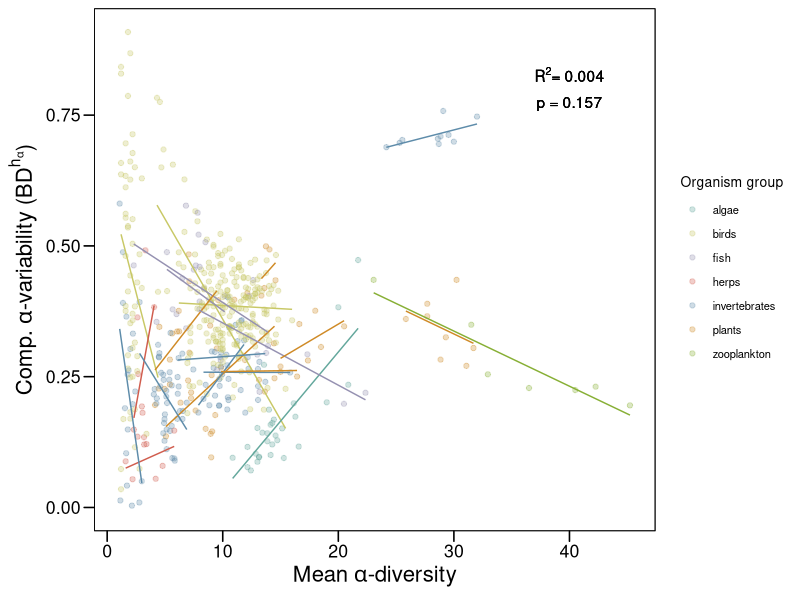
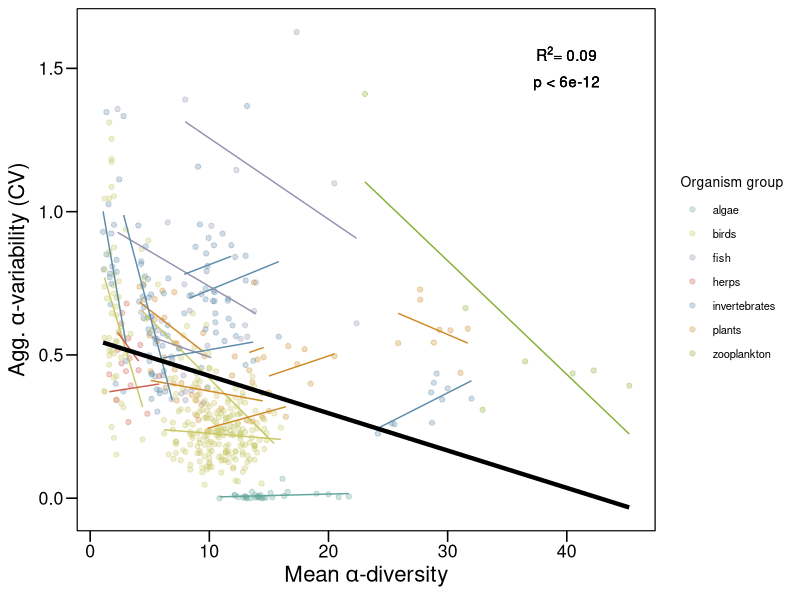
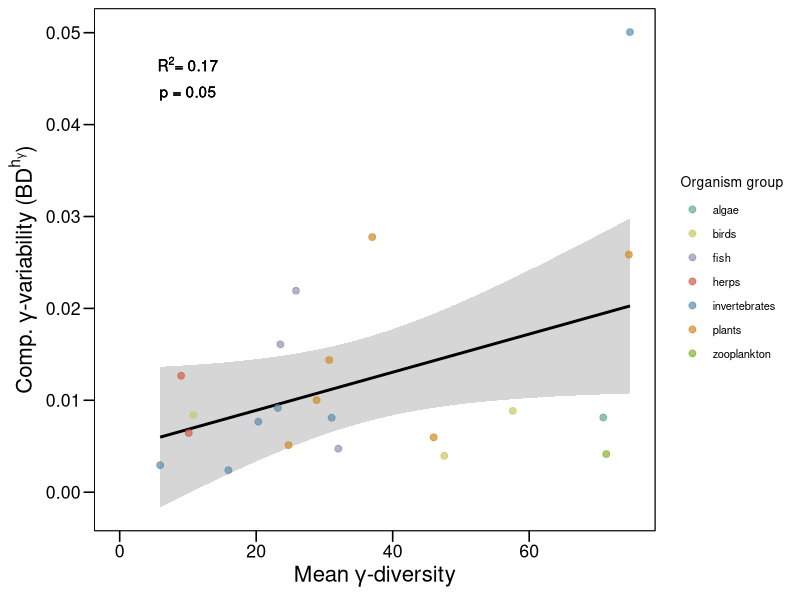
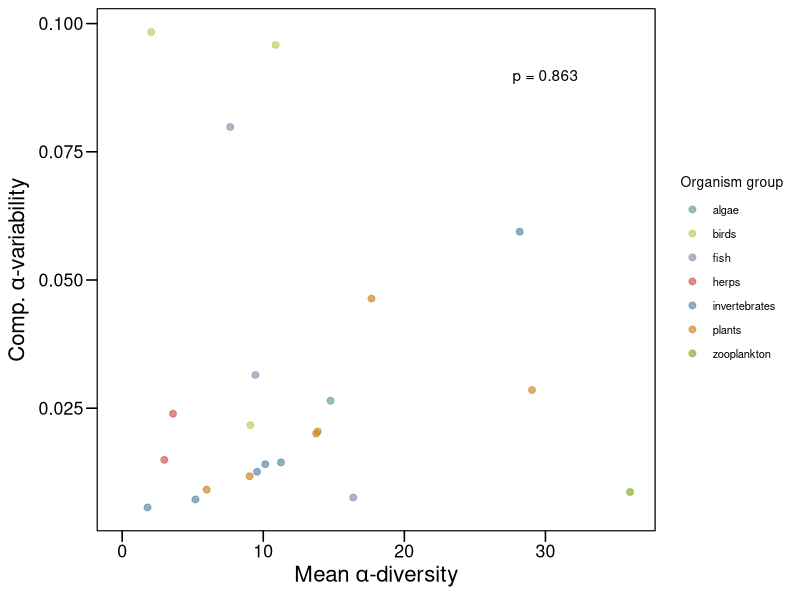
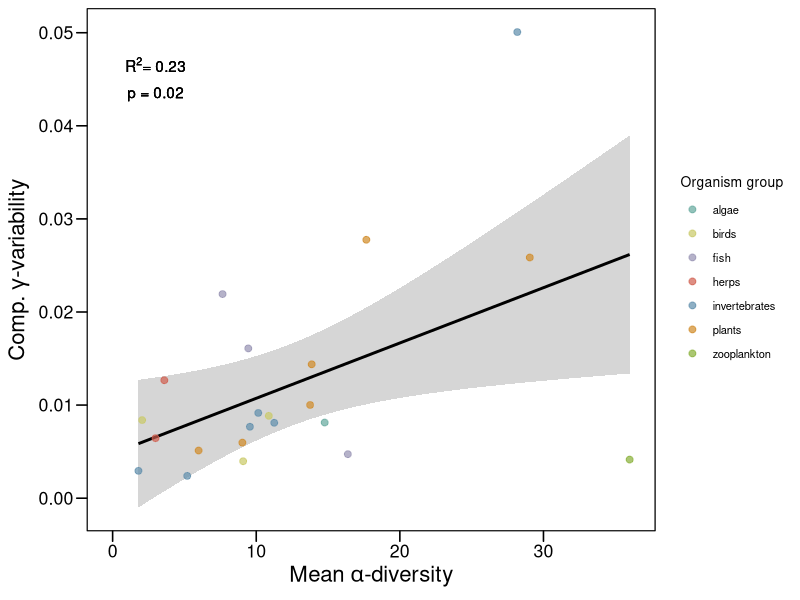
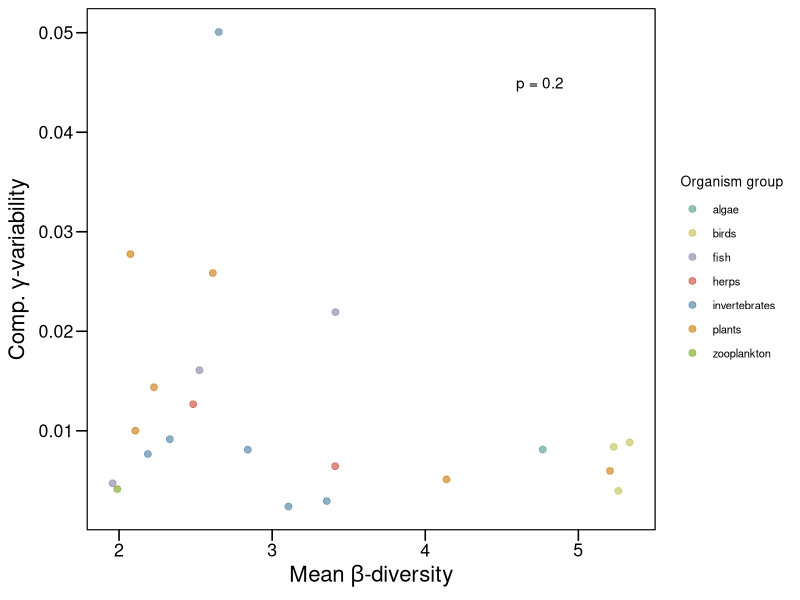
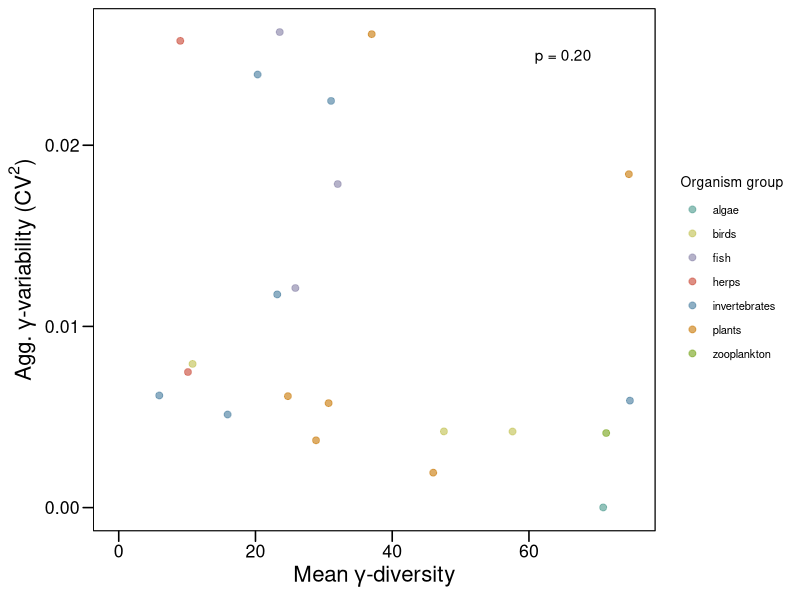
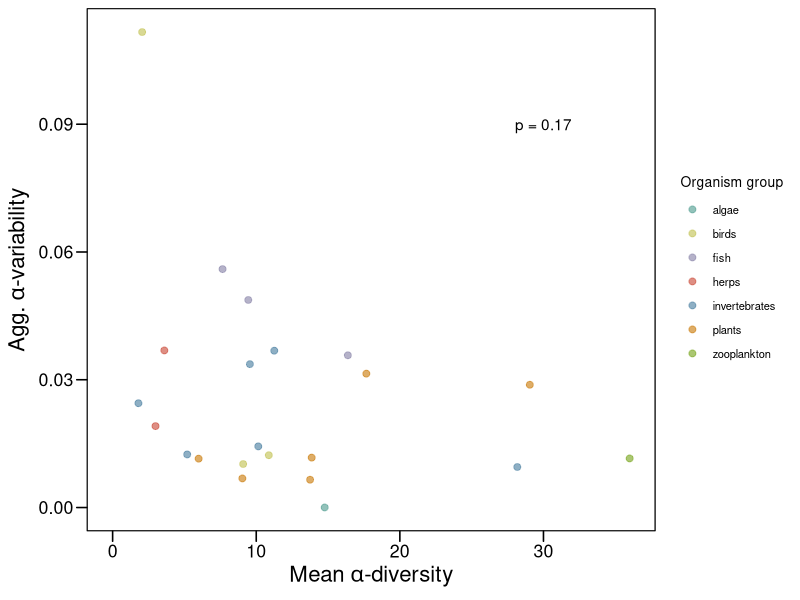

The R script that drew these images, in order:
library(here)
library(tidyverse)
library(ggthemes)
library(patchwork)
library(broom)
library(ggrepel)

theme_set(theme_base() + 
            theme(plot.background = element_blank(),
                  legend.title = element_text(size = 10),
                  legend.text = element_text(size = 8)))

pal <- colorspace::darken(RColorBrewer::brewer.pal(n = 10, name = "Set3"), amount = .2)

# 1. IMPORT DATA SETS ------------------------------------------------------------
metacom_var <- read_csv(here("Manuscripts/MS3/data/L4_metacommunity_variability_analysis_results_2022-02-10.csv"))
local_var <- read_csv(here("Manuscripts/MS3/data/L4_local_variability_analysis_results_2022-02-10.csv"))
env_var <- read_csv(here("Manuscripts/MS3/data/lter_centroid_satdata.csv"))
data_list <- read_csv(here("Manuscripts/MS3/data/L3_DATA_list.csv"))

metacom_var <- data_list %>% 
  rename(dataset_file_name = l3_filename) %>% 
  left_join(metacom_var, by = "dataset_file_name")

organism_group_key <- (metacom_var %>% 
    select(dataset_id, organism_group)) %>% distinct()

local_var <- data_list %>% 
  rename(dataset_file_name = l3_filename) %>% 
  left_join(local_var, by = "dataset_file_name")

unique(local_var$dataset_id) #33
unique(metacom_var$dataset_id) #33

# set up data frames

metacom_divstab_comp_dat <- metacom_var %>% select(dataset_id, `LTER site`, organism_group, variability_type, standardization_method, metric, metric_value) %>% 
  filter(standardization_method == "h") %>% 
  pivot_wider(names_from = "metric", values_from = "metric_value") %>% 
  left_join(metacom_var %>% 
              filter(variability_type == "divpart_time_series") %>% 
              select(dataset_id, metric, metric_value) %>% 
              pivot_wider(names_from = "metric", values_from = "metric_value"), 
            by = "dataset_id")

metacom_divstab_agg_dat <- metacom_var %>% select(dataset_id, `LTER site`, organism_group, variability_type, metric, metric_value) %>% 
  filter(variability_type == "agg") %>% 
  pivot_wider(names_from = "metric", values_from = "metric_value") %>% 
  left_join(metacom_var %>% 
              filter(variability_type == "divpart_time_series") %>% 
              select(dataset_id, metric, metric_value) %>% 
              pivot_wider(names_from = "metric", values_from = "metric_value"), 
            by = "dataset_id")

sum(metacom_divstab_agg_dat$dataset_id %in% metacom_divstab_comp_dat$dataset_id)

local_var <- local_var %>% filter(dataset_id %in% metacom_divstab_agg_dat$dataset_id)

local_divstab_regs <-  local_var %>% 
  select(dataset_id, `LTER site`, SITE_ID, organism_group, metric, metric_value) %>% 
  pivot_wider(names_from = "metric", values_from = "metric_value")


# 2. LOCAL DIVERSITY STABILITY -----------------------------------------------
# This shows patterns within metacommunities about local community richness and variability
# Then compares across all sites, to show that sometimes these local relationships are stronger than others

local_div_stab_comp_alpha_mod <- lm(BD ~ site_mean_alpha_div, data = local_divstab_regs)
local_div_stab_comp_alpha_fit <- glance(local_div_stab_comp_alpha_mod)
(p_val <- as.character(round(local_div_stab_comp_alpha_fit$p.value,2))) # 0.16
(r2 <- as.character(round(local_div_stab_comp_alpha_fit$r.squared,2))) # 0.


local_divstab_comp_fig <- local_var %>% select(dataset_id, `LTER site`, SITE_ID, organism_group, metric, metric_value) %>% 
  pivot_wider(names_from = "metric", values_from = "metric_value") %>% 
                          
  ggplot(aes(x = site_mean_alpha_div, y = BD)) + 
  geom_point(mapping = aes(group = dataset_id, color = organism_group), alpha = 0.3) + 
  geom_smooth(mapping = aes(group= dataset_id, color = organism_group), method = "lm",size=0.5, se = F, show.legend = FALSE) + 
  #geom_smooth(method = "lm", se = F, color = "black", size = 2, linetype = "dashed") +
  labs(x = expression(paste("Mean ", alpha, "-diversity")), y = expression(paste("Comp. ", alpha, "-variability (", BD^h[alpha],")")), color = "Organism group") + 
  scale_color_manual(values = pal) +
  annotate("text", x = 40, y = 0.8, label = bquote(atop(paste(R^2, "= 0.004", ),
                                                        "p = 0.157")))
local_divstab_comp_fig


local_div_stab_agg_alpha_mod <- lm(CV ~ site_mean_alpha_div, data = local_divstab_regs)
local_div_stab_agg_alpha_fit <- glance(local_div_stab_agg_alpha_mod)
(p_val <- as.character(round(local_div_stab_agg_alpha_fit$p.value,2))) # 0.
(r2 <- as.character(round(local_div_stab_agg_alpha_fit$r.squared,2))) # 0.09

local_divstab_agg_fig <- local_var %>% select(dataset_id, `LTER site`, SITE_ID, organism_group, metric, metric_value) %>% 
  pivot_wider(names_from = "metric", values_from = "metric_value") %>% 
  
  ggplot(aes(x = site_mean_alpha_div, y = CV)) + 
  geom_point(mapping = aes(group = dataset_id, color = organism_group), alpha = 0.3) + 
  geom_smooth(mapping = aes(group = dataset_id, color = organism_group), method = "lm", size =0.5, se = F, show.legend = FALSE) + 
  geom_smooth(method = "lm", se = F, color = "black", size = 1.5) +
  labs(x = expression(paste("Mean ", alpha, "-diversity")), y = expression(paste("Agg. ", alpha, "-variability (CV)")), color = "Organism group") + 
  scale_color_manual(values = pal) +
  annotate("text", x = 40, y = 1.5, label = bquote(atop(paste(R^2, "= 0.09", ),
                                                          "p < 6e-12")))
local_divstab_agg_fig


local_divstab_fig <- local_divstab_agg_fig + local_divstab_comp_fig + 
  plot_layout(ncol = 1, guides = "collect") + plot_annotation(tag_levels = "A")
ggsave(filename = here("Manuscripts/MS3/figs/local_divstab_fig.png"), plot = local_divstab_fig, dpi = 600, width = 6, height = 6*3/4*2, bg = "white")



# 3. REGIONAL DIVERSITY STABILITY ------------------------------------------------
# What happens when we look at the regional scale?
# Do we see richness-variability relationships with composition and aggregate at across metacommunities?

div_stab_comp_gamma_mod <- (lm(gamma_var_rate ~ gamma_div_mean, data = metacom_divstab_comp_dat))
div_stab_comp_beta_mod <- (lm(phi_var ~ beta_div_mean, data = metacom_divstab_comp_dat))
div_stab_comp_alpha_mod <- (lm(alpha_var_rate ~ alpha_div_mean, data = metacom_divstab_comp_dat))
div_stab_comp_alpha_gamma_mod <- (lm(gamma_var_rate ~ alpha_div_mean, data = metacom_divstab_comp_dat))
div_stab_comp_beta_gamma_mod <- (lm(gamma_var_rate ~ beta_div_mean, data = metacom_divstab_comp_dat))




div_stab_agg_gamma_mod <- (lm(gamma_var_rate ~ gamma_div_mean, data = metacom_divstab_agg_dat))
div_stab_agg_beta_mod <- (lm(phi_var ~ beta_div_mean, data = metacom_divstab_agg_dat))
div_stab_agg_alpha_mod <- (lm(alpha_var_rate ~ alpha_div_mean, data = metacom_divstab_agg_dat))
div_stab_agg_alpha_gamma_mod <- (lm(gamma_var_rate ~ alpha_div_mean, data = metacom_divstab_agg_dat))
div_stab_agg_beta_gamma_mod <- (lm(gamma_var_rate ~ beta_div_mean, data = metacom_divstab_agg_dat))


# regional compositional variability

div_stab_comp_gamma_fit <- glance(div_stab_comp_gamma_mod)
(p_val <- as.character(round(div_stab_comp_gamma_fit$p.value,2))) # 0.05
(r2 <- as.character(round(div_stab_comp_gamma_fit$r.squared,2))) # 0.17

(div_stab_gamma_h <- metacom_divstab_comp_dat %>% 
    ggplot(aes(x = gamma_div_mean, y = gamma_var_rate, label = `LTER site`)) +
    stat_smooth(method = "lm", se = T, size = 1, color = "black") +
    geom_point(size = 2, alpha = 0.7, mapping = aes(color = organism_group)) +
    #geom_label_repel(size = 2) +
    labs(x = expression(paste("Mean ", gamma, "-diversity")),
         y = expression(paste("Comp. ", gamma, "-variability (", BD^h [gamma], ")")),
         color = "Organism group")  +
    #scale_x_log10() +
    scale_color_manual(values = pal, drop = FALSE) +
    annotate("text", x = 10, y = 0.045, label = bquote(atop(paste(R^2, "= 0.17", ),
                                                            "p = 0.05")))
  #ggsave("ESA_2019/figs/variability_alpha-gamma.png", width = 6, height = 4, units = "in", dpi = 600)
)


div_stab_comp_alpha_fit <- glance(div_stab_comp_alpha_mod)
(p_val <- as.character(round(div_stab_comp_alpha_fit$p.value,2))) # 0.86
(r2 <- as.character(round(div_stab_comp_alpha_fit$r.squared,2))) # 0.
(div_stab_alpha_h <- metacom_divstab_comp_dat %>% 
    ggplot(aes(x = alpha_div_mean, y = alpha_var_rate, label = `LTER site`)) +
    #stat_smooth(method = "lm", se = T, size = 1, color = "black") +
    geom_point(size = 2, alpha = 0.7, mapping = aes(color = organism_group)) +
    #geom_label_repel(size = 2) +
    labs(x = expression(paste("Mean ", alpha, "-diversity")),
         y = expression(paste("Comp. ", alpha, "-variability")),
         color = "Organism group") +
    scale_color_manual(values = pal, drop = FALSE) +
    #scale_x_log10() +
    annotate("text", x = 30, y = 0.09, label = "p = 0.863")
  #ggsave("ESA_2019/figs/variability_alpha-gamma.png", width = 6, height = 4, units = "in", dpi = 600)
)


div_stab_alpha_gamma_fit <- glance(div_stab_comp_alpha_gamma_mod)
div_stab_alpha_gamma_fit$p.value # 0.023
div_stab_alpha_gamma_fit$r.squared # 0.232
(div_stab_alpha_gamma_h <- metacom_divstab_comp_dat %>% 
    ggplot(aes(x = alpha_div_mean, y = gamma_var_rate, label = `LTER site`)) +
    stat_smooth(method = "lm", se = T, size = 1, color = "black") +
    geom_point(size = 2, alpha = 0.7, mapping = aes(color = organism_group)) +
    #geom_label_repel(size = 2) +
    labs(x = expression(paste("Mean ", alpha, "-diversity")),
         y = expression(paste("Comp. ", gamma, "-variability")),
         color = "Organism group") +
    scale_color_manual(values = pal, drop = FALSE) +
    #scale_x_log10()  +
    annotate("text", x = 3, y = 0.045, label = bquote(atop(paste(R^2, "= 0.23"),
                                                           "p = 0.02")))  #ggsave("ESA_2019/figs/variability_alpha-gamma.png", width = 6, height = 4, units = "in", dpi = 600)
)

div_stab_beta_gamma_fit <- glance(div_stab_comp_beta_gamma_mod)
div_stab_beta_gamma_fit$p.value # 0.2
div_stab_beta_gamma_fit$r.squared
(div_stab_beta_h <- metacom_divstab_comp_dat %>% 
    ggplot(aes(x = beta_div_mean, y = gamma_var_rate, label = `LTER site`)) +
    #stat_smooth(method = "lm", se = T, size = 1, color = "black") +
    geom_point(size = 2, alpha = 0.7, mapping = aes(color = organism_group)) +
    scale_color_manual(values = pal, drop = FALSE) +
    #geom_label_repel(size = 2) +
    labs(x = expression(paste("Mean ", beta, "-diversity")),
         y = expression(paste("Comp. ", gamma, "-variability")),
         color = "Organism group") +
    annotate("text", x = 4.75, y = 0.045, label = bquote("p = 0.2"))
  #ggsave("ESA_2019/figs/variability_alpha-gamma.png", width = 6, height = 4, units = "in", dpi = 600)
)

# regional aggregate variability
div_stab_gamma_agg_fit <- glance(div_stab_agg_gamma_mod)
div_stab_gamma_agg_fit$p.value # 0.202
div_stab_gamma_agg_fit$r.squared # 0.08
(div_stab_gamma_agg <- metacom_divstab_agg_dat %>% 
    ggplot(aes(x = gamma_div_mean, y = gamma_var_rate, label = `LTER site`)) +
    #stat_smooth(method = "lm", se = T, size = 1, color = "black") +
    geom_point(size = 2, alpha = 0.7, mapping = aes(color = organism_group)) +
    scale_color_manual(values = pal, drop = FALSE) +
    #geom_label_repel(size = 2) +
    labs(x = expression(paste("Mean ", gamma, "-diversity")),
         y = expression(paste("Agg. ", gamma, "-variability (", CV^2, ")")),
         color = "Organism group") +
    annotate("text", x = 65, y = 0.025, label = bquote("p = 0.20"))
  #ggsave("ESA_2019/figs/variability_alpha-gamma.png", width = 6, height = 4, units = "in", dpi = 600)
)

div_stab_alpha_agg_fit <- glance(div_stab_agg_alpha_mod)
div_stab_alpha_agg_fit$p.value # 0.17
div_stab_alpha_agg_fit$r.squared # 0.0927
(div_stab_alpha_agg <- metacom_divstab_agg_dat %>% 
    ggplot(aes(x = alpha_div_mean, y = alpha_var_rate, label = `LTER site`)) +
    #stat_smooth(method = "lm", se = T, size = 1, color = "black") +
    geom_point(size = 2, alpha = 0.7, mapping = aes(color = organism_group)) +
    scale_color_manual(values = pal, drop = FALSE) +
    #geom_label_repel(size = 2) +
    labs(x = expression(paste("Mean ", alpha, "-diversity")),
         y = expression(paste("Agg. ", alpha, "-variability")),
         color = "Organism group")  +
    # scale_x_log10() +
    annotate("text", x = 30, y = .09, label = bquote("p = 0.17"))
  #ggsave("ESA_2019/figs/variability_alpha-gamma.png", width = 6, height = 4, units = "in", dpi = 600)
)

div_stab_alpha_gamma_agg_fit <- glance(div_stab_agg_alpha_gamma_mod)
div_stab_alpha_gamma_agg_fit$p.value # 0.927
div_stab_alpha_gamma_agg_fit$r.squared # 0
(div_stab_alpha_gamma_agg <- metacom_divstab_agg_dat %>% 
    ggplot(aes(x = alpha_div_mean, y = gamma_var_rate, label = `LTER site`)) +
    #stat_smooth(method = "lm", se = T, size = 1, color = "black") +
    geom_point(size = 2, alpha = 0.7, mapping = aes(color = organism_group)) +
    scale_color_manual(values = pal, drop = FALSE) +
    #geom_label_repel(size = 2) +
    labs(x = expression(paste("Mean ", alpha, "-diversity")),
         y = expression(paste("Agg. ", gamma, "-variability")),
         color = "Organism group")  +
    #scale_x_log10() +
    annotate("text", x = 30, y = 0.025, label = "p = 0.927")
  #ggsave("ESA_2019/figs/variability_alpha-gamma.png", width = 6, height = 4, units = "in", dpi = 600)
)

div_stab_beta_gamma_agg_fit <- glance(div_stab_agg_beta_gamma_mod)
div_stab_beta_gamma_agg_fit$p.value # 0.0095
div_stab_beta_gamma_agg_fit$r.squared # 0.29
(div_stab_beta_agg <- metacom_divstab_agg_dat %>% 
    ggplot(aes(x = beta_div_mean, y = gamma_var_rate, label = `LTER site`)) +
    stat_smooth(method = "lm", se = T, size = 1, color = "black") +
    geom_point(size = 2, alpha = 0.7, mapping = aes(color = organism_group)) +
    scale_color_manual(values = pal, drop = FALSE) +
    #geom_label_repel(size = 2) +
    labs(x = expression(paste("Mean ", beta, "-diversity")),
         y = expression(paste("Agg. ", gamma, "-variability")),
         color = "Organism group")  + 
    annotate("text", x = 4.75, y = 0.02, label = bquote(atop(paste(R^2, "= 0.29"),
                                                               "p = 0.01")))
  #ggsave("ESA_2019/figs/variability_alpha-gamma.png", width = 6, height = 4, units = "in", dpi = 600)
)

# combine figs
div_stab_multipanel_fig <- div_stab_gamma_agg + div_stab_gamma_h +
  div_stab_beta_agg + div_stab_beta_h +
  div_stab_alpha_gamma_agg + div_stab_alpha_gamma_h +
  plot_annotation(tag_levels = "A") +
  plot_layout(guides = "collect", nrow = 3)
ggsave(filename = "Manuscripts/MS3/figs/diversity_variability.png", plot = div_stab_multipanel_fig, width = 2.5*4, height = 3*3, units = "in", dpi = 1000, bg = "white")


# 4. COMPARE BETA DIVERSITY WITH PHI, SYNCHRONY
div_stab_phi_fit <- glance(div_stab_comp_beta_mod)
div_stab_phi_fit$p.value # 2 e-4
div_stab_phi_fit$r.squared # 0.49
(div_stab_phi_h <- metacom_divstab_comp_dat %>% 
    ggplot(aes(x = beta_div_mean, y = phi_var, label = `LTER site`)) +
    stat_smooth(method = "lm", se = T, size = 1, color = "black") +
    geom_point(size = 2, alpha = 0.7, mapping = aes(color = organism_group)) +
    scale_y_continuous(limits = c(0,1)) +
    scale_color_manual(values = pal, drop = FALSE) +
    #geom_label_repel(size = 2) +
    labs(x = expression(paste("Mean ", beta, "-diversity")),
         y = expression(paste("Comp. Synchrony (", BD^h[phi], ")")),
         color = "Organism group")  +
    annotate("text", x = 4.75, y = 0.9, label = bquote(atop(paste(R^2, "= 0.49"),
                                                            "p = 0.0003")))
  #ggsave("ESA_2019/figs/variability_alpha-gamma.png", width = 6, height = 4, units = "in", dpi = 600)
)

div_stab_phi_agg_fit <- glance(div_stab_agg_beta_mod)
div_stab_phi_agg_fit$p.value # 0.006
div_stab_phi_agg_fit$r.squared # 0.32
(div_stab_phi_agg <- metacom_divstab_agg_dat %>% 
    ggplot(aes(x = beta_div_mean, y = phi_var, label = `LTER site`)) +
    stat_smooth(method = "lm", se = T, size = 1, color = "black") +
    geom_point(size = 2, alpha = 0.7, mapping = aes(color = organism_group)) +
    scale_y_continuous(limits = c(0,1))+
    scale_color_manual(values = pal, drop = FALSE) +
    #geom_label_repel(size = 2) +
    labs(x = expression(paste("Mean ", beta, "-diversity")),
         y = expression(paste("Agg. Synchrony (",phi,")")),
         color = "Organism group") +
    annotate("text", x = 4.75, y = 0.9, label = bquote(atop(paste(R^2, "= 0.32"),
                                                            "p = 0.006")))
  #ggsave("ESA_2019/figs/variability_alpha-gamma.png", width = 6, height = 4, units = "in", dpi = 600)
)


# combine figs
div_stab_phi_beta_fig <- (div_stab_phi_agg) + div_stab_phi_h + 
  plot_annotation(tag_levels = "A") +
  plot_layout(guides = "collect", nrow = 2)
ggsave(filename = "Manuscripts/MS3/figs/beta_phi.png", plot = div_stab_phi_beta_fig, width = 1.5*4, height = 2*3, units = "in", dpi = 1000, bg = "white")

# Compare alpha-alpha, beta-beta-, gamma-gamma
div_stab_multiscale_partition_fig <- 
  (local_divstab_agg_fig + theme(legend.position = "none")) + (local_divstab_comp_fig + theme(legend.position = "none")) +
  div_stab_phi_agg + div_stab_phi_h +
  div_stab_gamma_agg + div_stab_gamma_h +
  plot_annotation(tag_levels = "A") +
  plot_layout(guides = "collect", nrow = 3)
ggsave(filename = "Manuscripts/MS3/figs/diversity_variability_multiscale.png",plot = div_stab_multiscale_partition_fig, width = 2.7*4, height = 3.2*3, units = "in", dpi = 1000, bg = "white")



# 4. COMPOSITIONAL VS AGGREGATE VARIABILITY -----------------------------------
# 

comp_agg_stab <- left_join(metacom_divstab_agg_dat, metacom_divstab_comp_dat, by = c("dataset_id", "LTER site", "organism_group"), suffix = c("_agg", "_comp"))


comp_agg_fig <- na.omit(comp_agg_stab) %>% 
  ggplot(aes(label = `LTER site`, 
             color = organism_group, group = paste(`LTER site`, organism_group))) + 
  geom_point(mapping = aes(x = alpha_var_rate_comp, y = alpha_var_rate_agg), alpha = 0.5, size = 3.5, shape = 22) +
  geom_point(mapping = aes(x = gamma_var_rate_comp, y = gamma_var_rate_agg), alpha = 0.5, size = 3.5, shape = 19) +
  geom_segment(aes(x = alpha_var_rate_comp, xend = gamma_var_rate_comp, 
                   y = alpha_var_rate_agg, yend = gamma_var_rate_agg),
               alpha = 0.8, arrow = arrow(length = unit(.3, "cm"), type = "open", angle = 15)) +
  geom_text_repel(mapping = aes(x = gamma_var_rate_comp, y = gamma_var_rate_agg), show.legend = F, size = 2.5, max.overlaps = 10, max.iter = 100000, force_pull = 1, box.padding = .5) +
  scale_x_log10(limits = c(0.002, 0.2)) + 
  scale_y_log10() +
  #geom_text_repel(size = 2.5) +
  scale_color_manual(values = pal, drop = FALSE) +
  theme(legend.position = "none") +
  coord_fixed() +
  labs(x = "Compositional variability",
       y = "Aggregate variability",
       color = "Organism group")
ggsave(filename = "Manuscripts/MS3/figs/comp_agg_compare.png",plot = comp_agg_fig, bg = "white", width = 6, height = 6, dpi = 600)
 



s_rho <- cor(comp_agg_stab$phi_var_comp, comp_agg_stab$phi_var_agg, use = "pairwise.complete", method = "spearman")

phi_compare <- na.omit(comp_agg_stab) %>% 
  ggplot(aes(y = phi_var_agg,
             x = phi_var_comp,  label = `LTER site`, 
             color = organism_group, group = paste(`LTER site`, `organism_group`))) +
  geom_abline(slope = 1, intercept = 0, alpha = 0.25, linetype = "dashed") +
  geom_point(size = 3.5, alpha = 0.5) +
  scale_color_manual(values = pal, drop = FALSE) +
  geom_text_repel(show.legend = F, size = 3.5) +
  labs(color = "Organism group",
       y = expression(paste("Agg. Spatial Synchrony (",phi,")")),
       x = expression(paste("Comp. Spatial Synchrony (",BD[phi],")"))) +
  coord_fixed() +
  theme(legend.position = "right") +
  annotate("text", x = .75, y = 0.1, size = 5, label = expression(paste(rho, "= 0.65")))
ggsave("Manuscripts/MS3/figs/phi_comparison.png",plot = phi_compare, bg = "white", width = 6, height = 3/4*6, dpi = 600)

phi_compare_fig <- comp_agg_fig + phi_compare + 
  plot_annotation(tag_levels = "A") +
  plot_layout(guides = "collect", nrow = 1)
ggsave("Manuscripts/MS3/figs/agg_comp_panel.png", plot = phi_compare_fig, bg = "white", width = 12, height = 8, dpi = 600)

